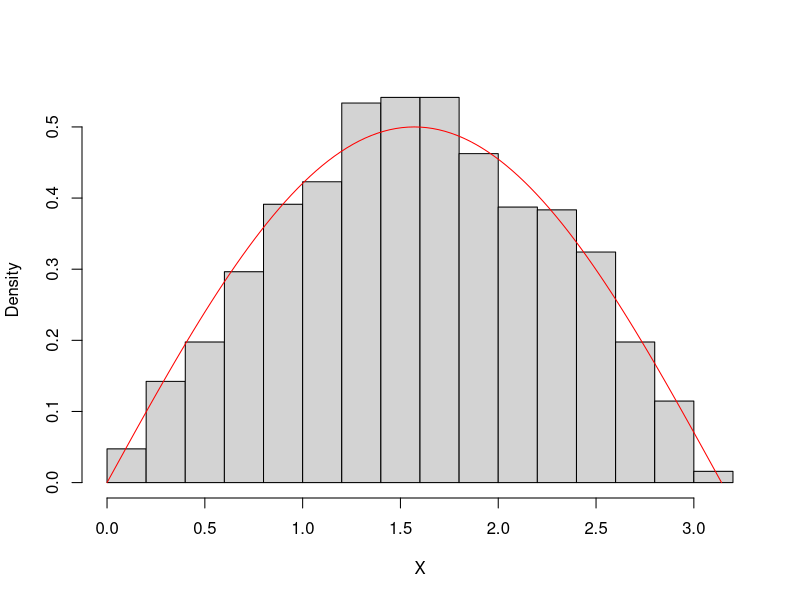
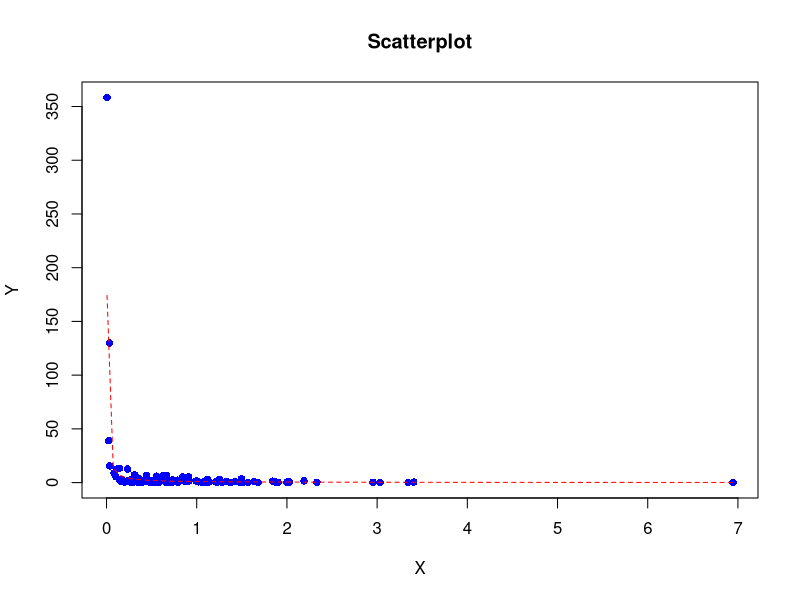
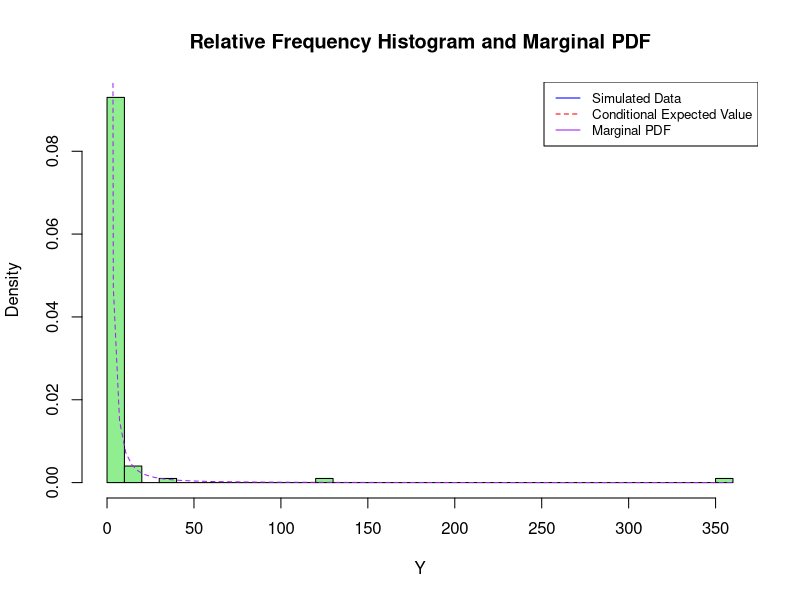

These charts were generated, in order, by the following R code:
#Armita Tehranchi
#SN = 27101237
set.seed(123)
#question 1
rsin <- function(n){
  U <- runif(n, max = pi)
  V <- 0.5*runif(n)
  accept <- (V<0.5*sin(U))
  return(U[accept])
}

X <- rsin(2000)
hist(X, freq= FALSE, main=" ")
curve(0.5*sin(x), 0, pi, add=TRUE, col= "red" )

#question 7
n <- 100
X <- rexp(n)
Y <- rexp(n, rate = X)

#question 8
plot(X, Y, main="Scatterplot", xlab="X", ylab="Y", pch=16, col="blue")
curve(1/x, add=TRUE, col="red", lty=2)

#question 9
hist(Y, breaks=30, freq=FALSE, main="Relative Frequency Histogram and Marginal PDF", xlab="Y", ylab="Density", col="lightgreen")
curve(1/(1+x)^2, add=TRUE, col="purple", lty=2)

# Add legend
legend("topright", legend=c("Simulated Data", "Conditional Expected Value", "Marginal PDF"), col=c("blue", "red", "purple"), lty=1:2, cex=0.8)
